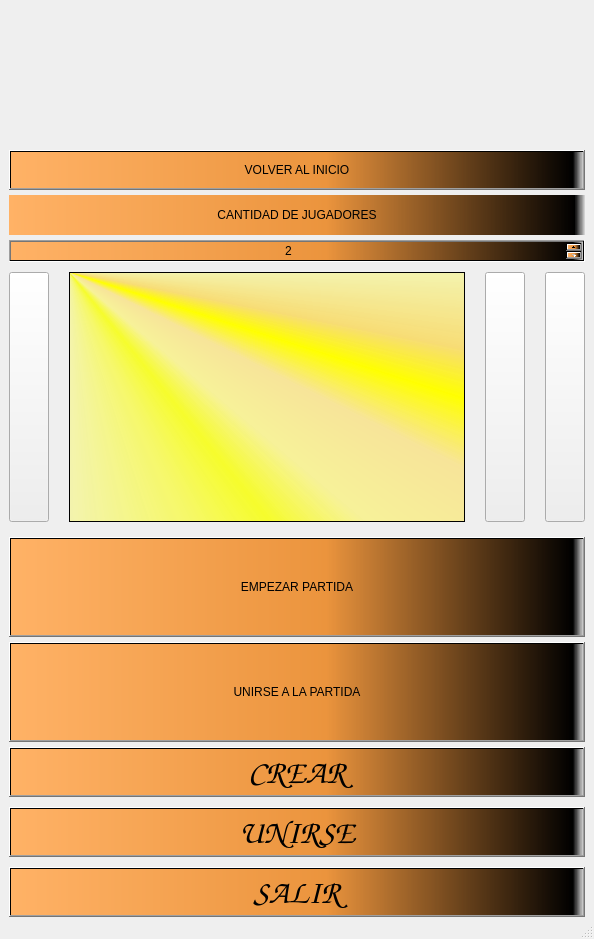
<?xml version="1.0" encoding="UTF-8"?>
<ui version="4.0">
 <class>MainWindow</class>
 <widget class="QMainWindow" name="MainWindow">
  <property name="geometry">
   <rect>
    <x>0</x>
    <y>0</y>
    <width>594</width>
    <height>876</height>
   </rect>
  </property>
  <property name="windowTitle">
   <string>MainWindow</string>
  </property>
  <property name="layoutDirection">
   <enum>Qt::LeftToRight</enum>
  </property>
  <widget class="QWidget" name="centralwidget">
   <property name="enabled">
    <bool>true</bool>
   </property>
   <property name="sizePolicy">
    <sizepolicy hsizetype="Fixed" vsizetype="Fixed">
     <horstretch>0</horstretch>
     <verstretch>0</verstretch>
    </sizepolicy>
   </property>
   <layout class="QFormLayout" name="formLayout">
    <property name="sizeConstraint">
     <enum>QLayout::SetDefaultConstraint</enum>
    </property>
    <property name="fieldGrowthPolicy">
     <enum>QFormLayout::AllNonFixedFieldsGrow</enum>
    </property>
    <property name="rowWrapPolicy">
     <enum>QFormLayout::DontWrapRows</enum>
    </property>
    <property name="formAlignment">
     <set>Qt::AlignLeading|Qt::AlignLeft|Qt::AlignTop</set>
    </property>
    <property name="horizontalSpacing">
     <number>0</number>
    </property>
    <property name="verticalSpacing">
     <number>5</number>
    </property>
    <property name="topMargin">
     <number>150</number>
    </property>
    <property name="bottomMargin">
     <number>0</number>
    </property>
    <item row="0" column="1">
     <widget class="QPushButton" name="botonInicio">
      <property name="sizePolicy">
       <sizepolicy hsizetype="Preferred" vsizetype="Maximum">
        <horstretch>0</horstretch>
        <verstretch>0</verstretch>
       </sizepolicy>
      </property>
      <property name="minimumSize">
       <size>
        <width>50</width>
        <height>40</height>
       </size>
      </property>
      <property name="cursor">
       <cursorShape>PointingHandCursor</cursorShape>
      </property>
      <property name="styleSheet">
       <string notr="true">background-color: qlineargradient(spread:pad, x1:0, y1:0, x2:1, y2:0, stop:0 rgba(255, 178, 102, 255), stop:0.55 rgba(235, 148, 61, 255), stop:0.98 rgba(0, 0, 0, 255), stop:1 rgba(0, 0, 0, 0));
font: 700 italic 25pt &quot;Z003&quot;;</string>
      </property>
      <property name="text">
       <string>VOLVER AL INICIO</string>
      </property>
     </widget>
    </item>
    <item row="1" column="1">
     <widget class="QLabel" name="labelJugadores">
      <property name="sizePolicy">
       <sizepolicy hsizetype="Minimum" vsizetype="Minimum">
        <horstretch>0</horstretch>
        <verstretch>0</verstretch>
       </sizepolicy>
      </property>
      <property name="minimumSize">
       <size>
        <width>40</width>
        <height>40</height>
       </size>
      </property>
      <property name="styleSheet">
       <string notr="true">background-color: qlineargradient(spread:pad, x1:0, y1:0, x2:1, y2:0, stop:0 rgba(255, 178, 102, 255), stop:0.55 rgba(235, 148, 61, 255), stop:0.98 rgba(0, 0, 0, 255), stop:1 rgba(0, 0, 0, 0));
font: 700 italic 25pt &quot;Z003&quot;;</string>
      </property>
      <property name="text">
       <string>CANTIDAD DE JUGADORES</string>
      </property>
      <property name="alignment">
       <set>Qt::AlignCenter</set>
      </property>
     </widget>
    </item>
    <item row="2" column="1">
     <widget class="QSpinBox" name="cantidadJugadores">
      <property name="cursor">
       <cursorShape>PointingHandCursor</cursorShape>
      </property>
      <property name="layoutDirection">
       <enum>Qt::LeftToRight</enum>
      </property>
      <property name="styleSheet">
       <string notr="true">background-color: qlineargradient(spread:pad, x1:0, y1:0, x2:1, y2:0, stop:0 rgba(255, 178, 102, 255), stop:0.55 rgba(235, 148, 61, 255), stop:0.98 rgba(0, 0, 0, 255), stop:1 rgba(0, 0, 0, 0));
font: 700 italic 25pt &quot;Z003&quot;;</string>
      </property>
      <property name="alignment">
       <set>Qt::AlignCenter</set>
      </property>
      <property name="minimum">
       <number>2</number>
      </property>
      <property name="maximum">
       <number>30</number>
      </property>
     </widget>
    </item>
    <item row="3" column="1">
     <layout class="QHBoxLayout" name="horizontalLayout" stretch="0,0,0,0">
      <property name="spacing">
       <number>20</number>
      </property>
      <property name="sizeConstraint">
       <enum>QLayout::SetMaximumSize</enum>
      </property>
      <property name="topMargin">
       <number>5</number>
      </property>
      <property name="bottomMargin">
       <number>10</number>
      </property>
      <item>
       <widget class="QPushButton" name="botonSpaz">
        <property name="sizePolicy">
         <sizepolicy hsizetype="Minimum" vsizetype="Minimum">
          <horstretch>0</horstretch>
          <verstretch>0</verstretch>
         </sizepolicy>
        </property>
        <property name="minimumSize">
         <size>
          <width>0</width>
          <height>250</height>
         </size>
        </property>
        <property name="cursor">
         <cursorShape>PointingHandCursor</cursorShape>
        </property>
        <property name="styleSheet">
         <string notr="true">border-image: url(:/res/images/Spaz_no_seleccionado.png);
</string>
        </property>
        <property name="text">
         <string/>
        </property>
       </widget>
      </item>
      <item>
       <widget class="QTableWidget" name="listaPartidas">
        <property name="styleSheet">
         <string notr="true">background-color: qconicalgradient(cx:0, cy:0, angle:135, stop:0 rgba(255, 255, 0, 69), stop:0.375 rgba(255, 255, 0, 69), stop:0.423533 rgba(251, 255, 0, 145), stop:0.45 rgba(247, 255, 0, 208), stop:0.477581 rgba(255, 244, 71, 130), stop:0.518717 rgba(255, 218, 71, 130), stop:0.55 rgba(255, 255, 0, 255), stop:0.57754 rgba(255, 203, 0, 130), stop:0.625 rgba(255, 255, 0, 69), stop:1 rgba(255, 255, 0, 69));
font: 700 italic 15pt &quot;Z003&quot;;</string>
        </property>
        <property name="editTriggers">
         <set>QAbstractItemView::NoEditTriggers</set>
        </property>
        <property name="tabKeyNavigation">
         <bool>false</bool>
        </property>
        <property name="showDropIndicator" stdset="0">
         <bool>false</bool>
        </property>
        <property name="selectionMode">
         <enum>QAbstractItemView::SingleSelection</enum>
        </property>
        <property name="selectionBehavior">
         <enum>QAbstractItemView::SelectRows</enum>
        </property>
       </widget>
      </item>
      <item>
       <widget class="QPushButton" name="botonJazz">
        <property name="sizePolicy">
         <sizepolicy hsizetype="Minimum" vsizetype="Minimum">
          <horstretch>0</horstretch>
          <verstretch>0</verstretch>
         </sizepolicy>
        </property>
        <property name="cursor">
         <cursorShape>PointingHandCursor</cursorShape>
        </property>
        <property name="focusPolicy">
         <enum>Qt::StrongFocus</enum>
        </property>
        <property name="styleSheet">
         <string notr="true">border-image: url(:/res/images/Jazz_no_seleccionado.png);

</string>
        </property>
        <property name="text">
         <string/>
        </property>
       </widget>
      </item>
      <item>
       <widget class="QPushButton" name="botonLori">
        <property name="sizePolicy">
         <sizepolicy hsizetype="Minimum" vsizetype="Minimum">
          <horstretch>0</horstretch>
          <verstretch>0</verstretch>
         </sizepolicy>
        </property>
        <property name="cursor">
         <cursorShape>PointingHandCursor</cursorShape>
        </property>
        <property name="styleSheet">
         <string notr="true">border-image: url(:/res/images/Lori_no_seleccionado.png);
</string>
        </property>
        <property name="text">
         <string/>
        </property>
       </widget>
      </item>
     </layout>
    </item>
    <item row="4" column="1">
     <widget class="QPushButton" name="botonEmpezar">
      <property name="sizePolicy">
       <sizepolicy hsizetype="Minimum" vsizetype="Minimum">
        <horstretch>0</horstretch>
        <verstretch>0</verstretch>
       </sizepolicy>
      </property>
      <property name="minimumSize">
       <size>
        <width>50</width>
        <height>100</height>
       </size>
      </property>
      <property name="cursor">
       <cursorShape>PointingHandCursor</cursorShape>
      </property>
      <property name="styleSheet">
       <string notr="true">background-color: qlineargradient(spread:pad, x1:0, y1:0, x2:1, y2:0, stop:0 rgba(255, 178, 102, 255), stop:0.55 rgba(235, 148, 61, 255), stop:0.98 rgba(0, 0, 0, 255), stop:1 rgba(0, 0, 0, 0));
font: 700 italic 25pt &quot;Z003&quot;;</string>
      </property>
      <property name="text">
       <string>EMPEZAR PARTIDA</string>
      </property>
     </widget>
    </item>
    <item row="6" column="1">
     <layout class="QVBoxLayout" name="verticalLayout" stretch="0,0,0">
      <property name="spacing">
       <number>10</number>
      </property>
      <property name="bottomMargin">
       <number>0</number>
      </property>
      <item>
       <widget class="QPushButton" name="botonCrear">
        <property name="sizePolicy">
         <sizepolicy hsizetype="Minimum" vsizetype="Fixed">
          <horstretch>0</horstretch>
          <verstretch>0</verstretch>
         </sizepolicy>
        </property>
        <property name="minimumSize">
         <size>
          <width>0</width>
          <height>50</height>
         </size>
        </property>
        <property name="font">
         <font>
          <family>Z003</family>
          <pointsize>25</pointsize>
          <italic>true</italic>
          <bold>true</bold>
         </font>
        </property>
        <property name="cursor">
         <cursorShape>PointingHandCursor</cursorShape>
        </property>
        <property name="styleSheet">
         <string notr="true">background-color: qlineargradient(spread:pad, x1:0, y1:0, x2:1, y2:0, stop:0 rgba(255, 178, 102, 255), stop:0.55 rgba(235, 148, 61, 255), stop:0.98 rgba(0, 0, 0, 255), stop:1 rgba(0, 0, 0, 0));
font: 700 italic 25pt &quot;Z003&quot;;</string>
        </property>
        <property name="text">
         <string>CREAR</string>
        </property>
       </widget>
      </item>
      <item>
       <widget class="QPushButton" name="botonUnirse">
        <property name="sizePolicy">
         <sizepolicy hsizetype="Minimum" vsizetype="Fixed">
          <horstretch>0</horstretch>
          <verstretch>0</verstretch>
         </sizepolicy>
        </property>
        <property name="minimumSize">
         <size>
          <width>0</width>
          <height>50</height>
         </size>
        </property>
        <property name="font">
         <font>
          <family>Z003</family>
          <pointsize>25</pointsize>
          <italic>true</italic>
          <bold>true</bold>
         </font>
        </property>
        <property name="cursor">
         <cursorShape>PointingHandCursor</cursorShape>
        </property>
        <property name="styleSheet">
         <string notr="true">background-color: qlineargradient(spread:pad, x1:0, y1:0, x2:1, y2:0, stop:0 rgba(255, 178, 102, 255), stop:0.55 rgba(235, 148, 61, 255), stop:0.98 rgba(0, 0, 0, 255), stop:1 rgba(0, 0, 0, 0));
font: 700 italic 25pt &quot;Z003&quot;;</string>
        </property>
        <property name="text">
         <string>UNIRSE</string>
        </property>
       </widget>
      </item>
      <item>
       <widget class="QPushButton" name="botonSalir">
        <property name="font">
         <font>
          <family>Z003</family>
          <pointsize>25</pointsize>
          <italic>true</italic>
          <bold>true</bold>
         </font>
        </property>
        <property name="cursor">
         <cursorShape>PointingHandCursor</cursorShape>
        </property>
        <property name="styleSheet">
         <string notr="true">background-color: qlineargradient(spread:pad, x1:0, y1:0, x2:1, y2:0, stop:0 rgba(255, 178, 102, 255), stop:0.55 rgba(235, 148, 61, 255), stop:0.98 rgba(0, 0, 0, 255), stop:1 rgba(0, 0, 0, 0));
font: 700 italic 25pt &quot;Z003&quot;;</string>
        </property>
        <property name="text">
         <string>SALIR</string>
        </property>
       </widget>
      </item>
     </layout>
    </item>
    <item row="5" column="1">
     <widget class="QPushButton" name="botonUnirseEmpezar">
      <property name="minimumSize">
       <size>
        <width>50</width>
        <height>100</height>
       </size>
      </property>
      <property name="styleSheet">
       <string notr="true">background-color: qlineargradient(spread:pad, x1:0, y1:0, x2:1, y2:0, stop:0 rgba(255, 178, 102, 255), stop:0.55 rgba(235, 148, 61, 255), stop:0.98 rgba(0, 0, 0, 255), stop:1 rgba(0, 0, 0, 0));
font: 700 italic 25pt &quot;Z003&quot;;</string>
      </property>
      <property name="text">
       <string>UNIRSE A LA PARTIDA</string>
      </property>
     </widget>
    </item>
   </layout>
  </widget>
  <widget class="QStatusBar" name="statusbar"/>
 </widget>
 <resources/>
 <connections/>
</ui>
